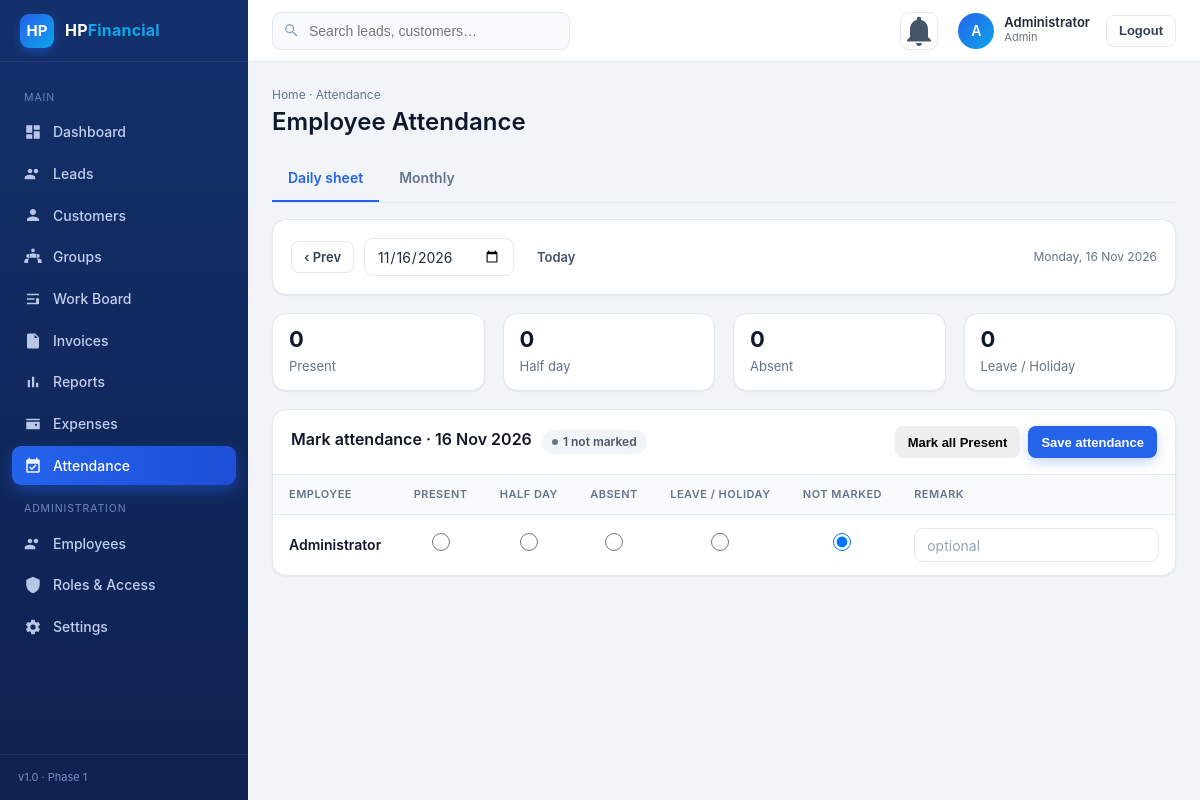
The app's page /attendance (signed in) with its own data.
### tables this page shows
CREATE TABLE users (
  id BIGINT UNSIGNED AUTO_INCREMENT PRIMARY KEY,
  name VARCHAR(120) NOT NULL,
  mobile VARCHAR(15) NOT NULL UNIQUE,
  email VARCHAR(150) NULL,
  password_hash VARCHAR(255) NOT NULL,
  role_id BIGINT UNSIGNED NOT NULL,
  status ENUM('active','inactive') NOT NULL DEFAULT 'active',
  must_change_password TINYINT(1) NOT NULL DEFAULT 1,
  last_login_at DATETIME NULL,
  created_by BIGINT UNSIGNED NULL,
  created_at DATETIME NOT NULL DEFAULT CURRENT_TIMESTAMP,
  updated_at DATETIME NOT NULL DEFAULT CURRENT_TIMESTAMP ON UPDATE CURRENT_TIMESTAMP,
  FOREIGN KEY (role_id) REFERENCES roles(id),
  INDEX(status)
);

CREATE TABLE roles (
  id BIGINT UNSIGNED AUTO_INCREMENT PRIMARY KEY,
  name VARCHAR(50) NOT NULL,
  slug VARCHAR(50) NOT NULL UNIQUE
);

### app/Views/attendance/index.php (the view, shortened to what the rows shown need)
<div class="page-head">
  <div><div class="crumb">Home · <?= $manage ? 'Attendance' : 'My Attendance' ?></div>
    <h1><?= $manage ? 'Employee Attendance' : 'My Attendance' ?></h1></div>
</div>
<?php if ($manage): ?>
<div class="tabs" style="margin-bottom:16px">
  <a class="tab <?= $mode === 'daily' ? 'active' : '' ?>" href="<?= url('/attendance') ?>" style="text-decoration:none">Daily sheet</a>
  <a class="tab <?= $mode === 'month' ? 'active' : '' ?>" href="<?= url('/attendance?view=month') ?>" style="text-decoration:none">Monthly</a>
</div>
<?php endif; ?>
<?php if ($mode === 'daily'): ?>
  <div class="card" style="margin-bottom:18px">
    <div class="card__body">
      <form method="get" class="filter-bar" style="margin-bottom:0">
        <a class="btn btn--light btn--sm" href="<?= url('/attendance?date=' . date('Y-m-d', strtotime($date . ' -1 day'))) ?>">‹ Prev</a>
        <input class="input" type="date" name="date" value="<?= e($date) ?>" max="<?= e($today) ?>" style="width:auto" onchange="this.form.submit()">
        <a class="btn btn--ghost btn--sm" href="<?= url('/attendance') ?>">Today</a>
        <span class="muted small" style="margin-left:auto"><?= e(date('l, d M Y', strtotime($date))) ?></span>
      </form>
    </div>
  </div>
  <div class="grid grid--4" style="margin-bottom:18px">
    <?php foreach ($statuses as $k => $st): ?>
      <div class="stat" style="padding:14px 16px"><div class="stat__val" style="font-size:22px"><?= (int)$count[$k] ?></div><div class="stat__label"><?= e($st['label']) ?></div></div>
    <?php endforeach; ?>
  </div>
  <form method="post" action="<?= url('/attendance') ?>">
    <div class="card">
      <div class="card__head">
        <h3>Mark attendance · <?= e(date('d M Y', strtotime($date))) ?> <?php if ($count['unmarked']): ?><span class="pill pill--gray" style="margin-left:6px"><?= (int)$count['unmarked'] ?> not marked</span><?php endif; ?></h3>
        <div class="flex gap-8">
          <button type="button" class="btn btn--outline btn--sm" onclick="markAll('present')">Mark all Present</button>
          <button class="btn btn--primary btn--sm">Save attendance</button>
        </div>
      </div>
      <div class="table-wrap">
        <table class="tbl">
          <thead><tr><th>Employee</th><?php foreach ($statuses as $k => $st): ?><th style="text-align:center"><?= e($st['label']) ?></th><?php endforeach; ?><th style="text-align:center">Not marked</th><th>Remark</th></tr></thead>
          <tbody>
          <?php if (!$employees): ?><tr><td colspan="7" class="muted" style="padding:22px;text-align:center">No active employees.</td></tr>
          <?php else: foreach ($employees as $e): $m = $marked[(int)$e['id']] ?? null; $cur = $m['status'] ?? ''; ?>
            <tr>
              <td class="cell-strong"><?= e($e['name']) ?></td>
              <?php foreach ($statuses as $k => $st): ?>
                <td style="text-align:center"><input type="radio" name="status[<?= (int)$e['id'] ?>]" value="<?= e($k) ?>" <?= $cur === $k ? 'checked' : '' ?> style="width:18px;height:18px;accent-color:var(--primary)"></td>
              <?php endforeach; ?>
              <td style="text-align:center"><input type="radio" name="status[<?= (int)$e['id'] ?>]" value="" <?= $cur === '' ? 'checked' : '' ?> style="width:18px;height:18px"></td>
              <td><input class="input" name="remarks[<?= (int)$e['id'] ?>]" value="<?= e($m['remarks'] ?? '') ?>" maxlength="255" placeholder="optional" style="height:34px;min-width:160px"></td>
            </tr>
          <?php endforeach; endif; ?>
          </tbody>
        </table>
      </div>
    </div>
  </form>
<?php endif; ?>

### app/Core/Router.php (shortened to what the rows shown need)
<?php
class Router
{
    private array $routes = [];
    public function add(string $method, string $path, string $handler, array $opts = []): void
    {
        $this->routes[] = [
            'method'  => strtoupper($method),
            'path'    => $path,
            'handler' => $handler,
            'auth'    => $opts['auth'] ?? true,
            'perm'    => $opts['perm'] ?? null,
        ];
    }
    public function dispatch(string $method, string $uri): void
    {
        foreach ($this->routes as $r) {
            if ($r['method'] !== $method) continue;
            $pattern = '#^' . preg_replace('#\{[a-zA-Z_]+\}#', '([^/]+)', $r['path']) . '$#';
            if (!preg_match($pattern, $uri, $m)) continue;
            array_shift($m);
            if ($r['auth'] && !Auth::check()) {
                Session::set('intended', $uri);
                $this->go('/login');
            }
            [$class, $action] = explode('@', $r['handler']);
            (new $fqcn)->$action(...$m);
            return;
        }
    }
}

### app/Views/layouts/app.php (shortened to what the rows shown need)
<?php
$u = Auth::user();
$active = $activeNav ?? '';
$nav = [
  ['Main'],
  ['dashboard','Dashboard','/', true],
  ['leads','Leads','/leads', can('leads.view')],
  ['customers','Customers','/customers', can('customers.view')],
  ['families','Groups','/families', can('customers.view')],
  ['board','Work Board','/work-board', can('services.view')],
  ['invoices','Invoices','/invoices', can('invoices.manage')],
  ['reports','Reports','/reports', can('reports.view')],
  ['expenses','Expenses','/expenses', can('expenses.manage')],
  ['attendance', can('attendance.manage') ? 'Attendance' : 'My Attendance', '/attendance', true],
  ['Administration'],
  ['employees','Employees','/employees', can('employees.view')],
  ['roles','Roles & Access','/roles', can('roles.manage')],
  ['settings','Settings','/settings', can('settings.manage')],
];
$icons = [
  'dashboard'=>'M3 13h8V3H3v10zm0 8h8v-6H3v6zm10 0h8V11h-8v10zm0-18v6h8V3h-8z',
  'leads'=>'M16 11c1.66 0 3-1.34 3-3s-1.34-3-3-3-3 1.34-3 3 1.34 3 3 3zm-8 0c1.66 0 3-1.34 3-3S9.66 5 8 5 5 6.34 5 8s1.34 3 3 3zm0 2c-2.33 0-7 1.17-7 3.5V19h14v-2.5C15 14.17 10.33 13 8 13z',
  'customers'=>'M12 12c2.21 0 4-1.79 4-4s-1.79-4-4-4-4 1.79-4 4 1.79 4 4 4zm0 2c-2.67 0-8 1.34-8 4v2h16v-2c0-2.66-5.33-4-8-4z',
  'families'=>'M12 5.5A2.5 2.5 0 1 1 12 .5a2.5 2.5 0 0 1 0 5zM5.5 13a2.5 2.5 0 1 1 0-5 2.5 2.5 0 0 1 0 5zm13 0a2.5 2.5 0 1 1 0-5 2.5 2.5 0 0 1 0 5zM12 7c-2 0-5 1-5 3v3h10v-3c0-2-3-3-5-3zM5.5 14C3.5 14 .5 15 .5 17v3h5v-3c0-1 .5-2 1.5-2.7-.5-.2-1-.3-1.5-.3zm13 0c-.5 0-1 .1-1.5.3 1 .7 1.5 1.7 1.5 2.7v3h5v-3c0-2-3-3-5-3z',
  'expenses'=>'M21 7H3V5h18v2zm0 2v10H3V9h18zm-5 5.5a1.5 1.5 0 1 0 0-3 1.5 1.5 0 0 0 0 3z',
  'attendance'=>'M19 3h-1V1h-2v2H8V1H6v2H5a2 2 0 0 0-2 2v14a2 2 0 0 0 2 2h14a2 2 0 0 0 2-2V5a2 2 0 0 0-2-2zm0 16H5V9h14v10zm-8.5-1.5L7 14l1.4-1.4 2.1 2.1 5-5L17 11l-6.5 6.5z',
  'invoices'=>'M6 2h9l5 5v13a2 2 0 0 1-2 2H6a2 2 0 0 1-2-2V4a2 2 0 0 1 2-2zm8 1.5V8h4.5L14 3.5zM8 12h8v1.5H8V12zm0 3h8v1.5H8V15zm0 3h5v1.5H8V18z',
  'board'=>'M4 5h16v2H4V5zm0 6h10v2H4v-2zm0 6h16v2H4v-2zM16 11h4v6h-4v-6z',
  'reports'=>'M5 9.2h3V19H5V9.2zM10.6 5h3v14h-3V5zm5.6 8H19v6h-3v-6z',
  'employees'=>'M16 11c1.66 0 3-1.34 3-3s-1.34-3-3-3-3 1.34-3 3 1.34 3 3 3zm-8 0c1.66 0 3-1.34 3-3S9.66 5 8 5 5 6.34 5 8s1.34 3 3 3zm0 2c-2.33 0-7 1.17-7 3.5V19h14v-2.5C15 14.17 10.33 13 8 13z',
  'roles'=>'M12 1L3 5v6c0 5.55 3.84 10.74 9 12 5.16-1.26 9-6.45 9-12V5l-9-4z',
  'settings'=>'M19.14 12.94a7.49 7.49 0 0 0 .05-1.88l2.03-1.58a.5.5 0 0 0 .12-.64l-1.92-3.32a.5.5 0 0 0-.6-.22l-2.39.96a7.3 7.3 0 0 0-1.62-.94l-.36-2.54a.5.5 0 0 0-.5-.42h-3.84a.5.5 0 0 0-.5.42l-.36 2.54c-.59.24-1.13.56-1.62.94l-2.39-.96a.5.5 0 0 0-.6.22L2.62 8.84a.5.5 0 0 0 .12.64l2.03 1.58a7.49 7.49 0 0 0 0 1.88L2.74 14.5a.5.5 0 0 0-.12.64l1.92 3.32a.5.5 0 0 0 .6.22l2.39-.96c.49.38 1.03.7 1.62.94l.36 2.54a.5.5 0 0 0 .5.42h3.84a.5.5 0 0 0 .5-.42l.36-2.54c.59-.24 1.13-.56 1.62-.94l2.39.96a.5.5 0 0 0 .6-.22l1.92-3.32a.5.5 0 0 0-.12-.64l-2.03-1.58zM12 15.5A3.5 3.5 0 1 1 12 8.5a3.5 3.5 0 0 1 0 7z',
];
?><!DOCTYPE html>
<html lang="en">
<head>
<link rel="stylesheet" href="<?= asset('css/theme.css') ?>">
</head>
<body>
<div class="app">
  <aside class="sidebar" id="sidebar">
    <div class="sidebar__brand">
      <div class="brand__logo">HP</div>
      <div class="brand__name">HP<span>Financial</span></div>
    </div>
    <nav class="nav">
      <?php foreach ($nav as $item): ?>
        <?php if (count($item) === 1): ?>
          <div class="nav__label"><?= e($item[0]) ?></div>
        <?php elseif ($item[3]): ?>
          <a class="nav__item <?= active($item[0], $active) ?>" href="<?= url($item[2]) ?>">
            <svg viewBox="0 0 24 24" fill="currentColor"><path d="<?= $icons[$item[0]] ?>"/></svg>
            <span><?= e($item[1]) ?></span>
          </a>
        <?php endif; ?>
      <?php endforeach; ?>
    </nav>
    <div style="padding:14px 18px;border-top:1px solid rgba(255,255,255,.08);font-size:11px;color:#7a90c8">v1.0 · Phase 1</div>
  </aside>
  <div class="main">
    <header class="topbar">
      <div class="topbar__search" id="globalSearchWrap">
        <svg viewBox="0 0 24 24" fill="currentColor"><path d="M15.5 14h-.79l-.28-.27a6.5 6.5 0 1 0-.7.7l.27.28v.79l5 4.99L20.49 19l-4.99-5zm-6 0A4.5 4.5 0 1 1 14 9.5 4.5 4.5 0 0 1 9.5 14z"/></svg>
        <input type="text" id="globalSearch" placeholder="Search leads, customers…" autocomplete="off">
      </div>
      <a class="icon-btn" href="<?= url('/notifications') ?>" title="Notifications">
        <svg viewBox="0 0 24 24" fill="currentColor"><path d="M12 22c1.1 0 2-.9 2-2h-4c0 1.1.9 2 2 2zm6-6v-5c0-3.07-1.63-5.64-4.5-6.32V4a1.5 1.5 0 0 0-3 0v.68C7.64 5.36 6 7.92 6 11v5l-2 2v1h16v-1l-2-2z"/></svg>
      </a>
      <form method="post" action="<?= url('/logout') ?>" style="display:flex;align-items:center;gap:10px;margin:0">
        <div class="user-chip">
          <div class="avatar"><?= e(initials($u['name'] ?? 'U')) ?></div>
          <div class="user-chip__info">
            <div class="user-chip__name"><?= e($u['name'] ?? '') ?></div>
            <div class="user-chip__role"><?= e($u['role_name'] ?? '') ?></div>
          </div>
        </div>
        <button class="btn btn--light btn--sm" type="submit" title="Logout">
          <span class="logout-label">Logout</span>
        </button>
      </form>
    </header>
    <div id="page">
      <div class="content">
        <?= $content ?>
      </div>
    </div>
  </div>
</div>
</body>
</html>

### records on screen
users: name "A", name "Administrator", role.name "Admin", must_change_password "0"

### other values on screen
$item[0] "MAIN"
$item[1] "Dashboard"
$item[1] "Leads"
$item[1] "Customers"
$item[1] "Groups"
$item[1] "Work Board"
$item[1] "Invoices"
$item[1] "Reports"
$item[1] "Expenses"
$item[1] "Attendance"
$item[0] "ADMINISTRATION"
$item[1] "Employees"
$item[1] "Roles & Access"
$item[1] "Settings"
$st['label'] "Present"
